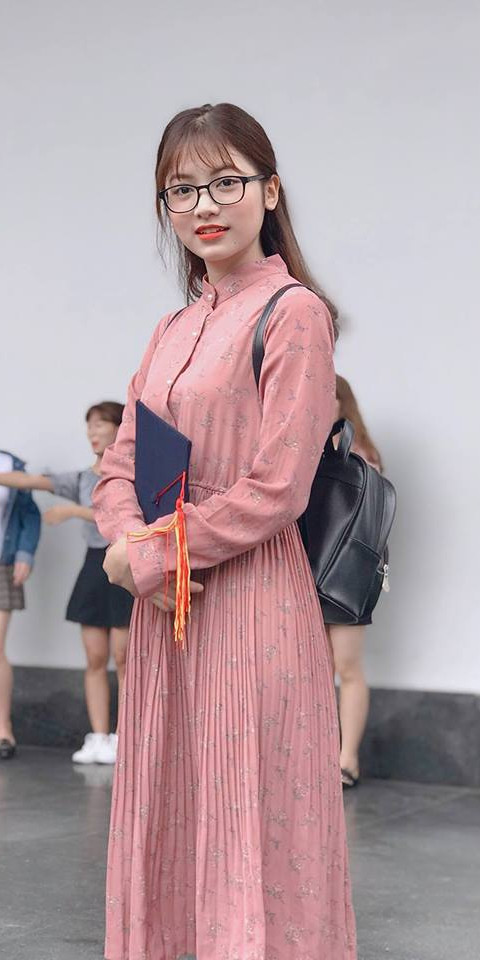
#> input picture phuong.jpg, 480 x 960 px
$ python sobel.py   (older library calls are emulated)
#> lines starting #> are read from the running program, lines starting #| are printed output that depends on the picture
import cv2
import numpy as np

img = cv2.imread("phuong.jpg")
#> img is the input picture: shape (960, 480, 3); mean B, G, R 161.5, 156.4, 176.8
img = np.float32(img) / 255.0

gx = cv2.Sobel(img, cv2.CV_32F, 1, 0, ksize=1)
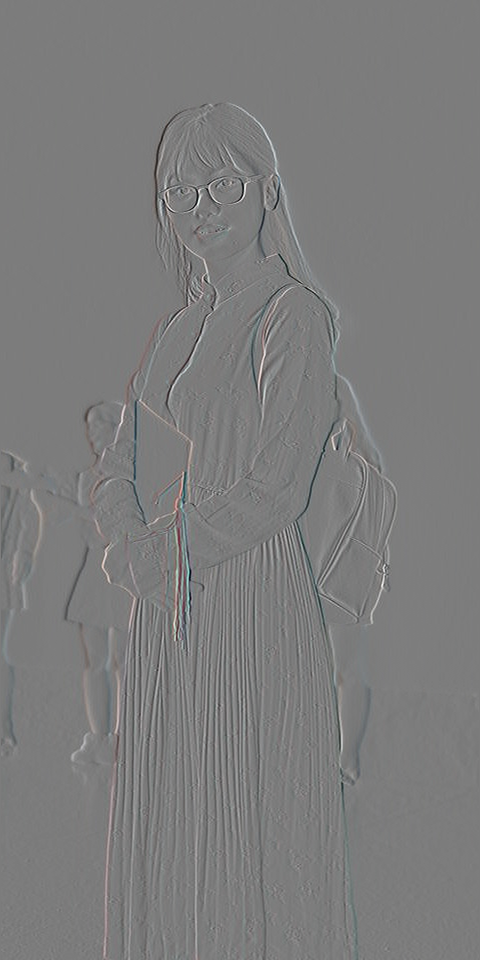
#> gx: shape (960, 480, 3) float32; mean B, G, R 0.000327, 0.000306, 0.000201; drawn with min black and max white
gy = cv2.Sobel(img, cv2.CV_32F, 0, 1, ksize=1)
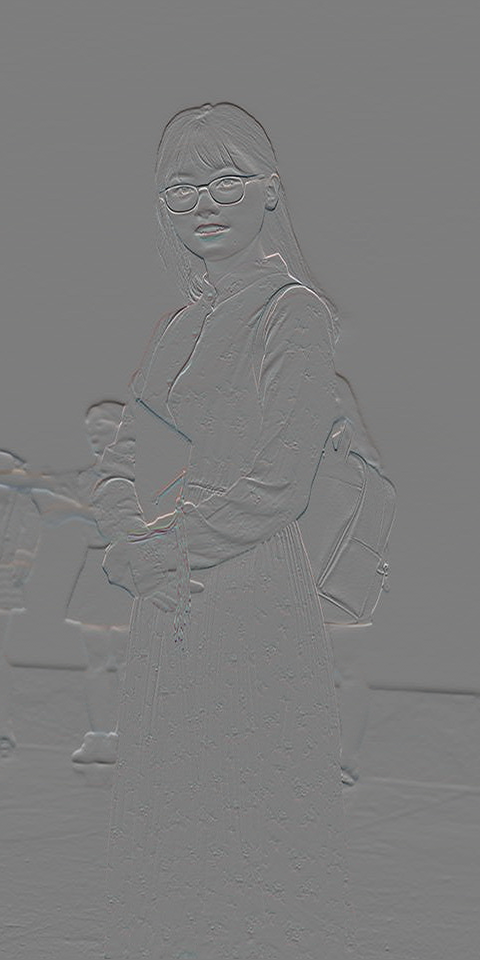
#> gy: shape (960, 480, 3) float32; mean B, G, R -0.000381, -0.000368, -0.000146; drawn with min black and max white

# cv2.imwrite("gx.jpg", gx * 255)
# cv2.imwrite("gy.jpg", gy * 255)

mag, angle = cv2.cartToPolar(gx, gy, angleInDegrees=True)
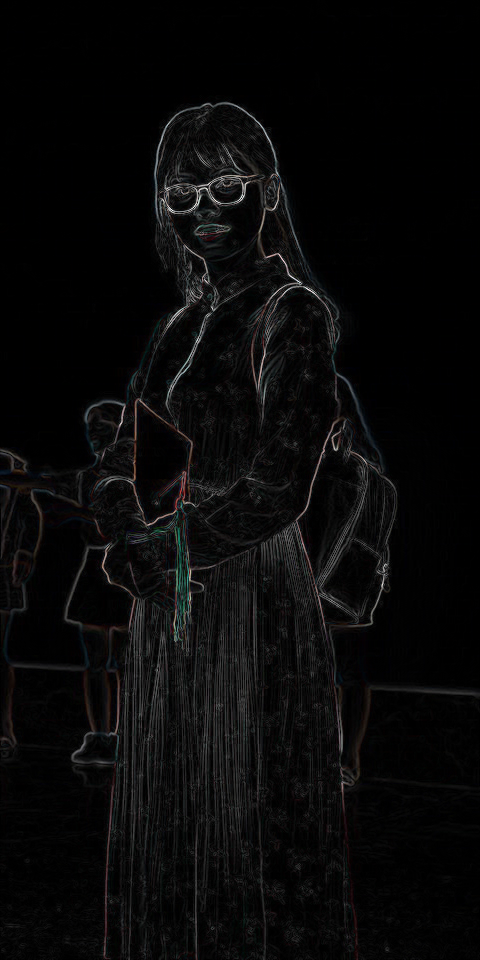
#> mag: shape (960, 480, 3) float32; mean B, G, R 0.0416, 0.0413, 0.0421; drawn with min black and max white
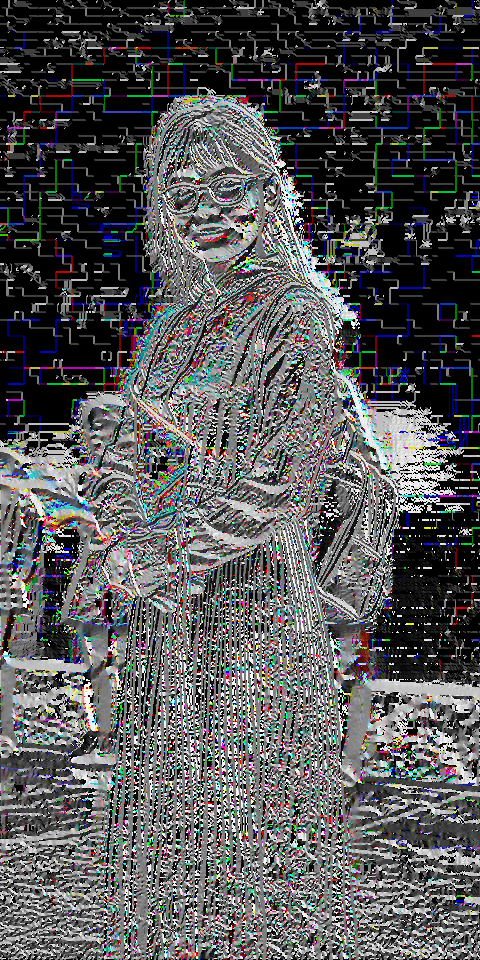
#> angle: shape (960, 480, 3) float32; mean B, G, R 123.1, 121.5, 121; drawn with min black and max white

cv2.imwrite("mag.jpg", mag * 255)

$ run again, with pedestrian.jpg copied over phuong.jpg
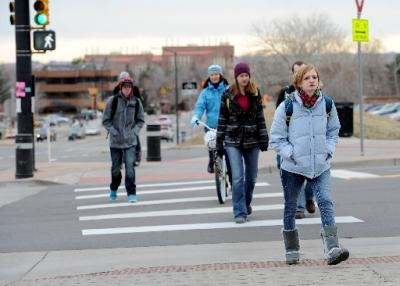
#> input picture pedestrian.jpg, 400 x 286 px
#> img is the input picture: shape (286, 400, 3); mean B, G, R 153.6, 151.8, 150.8
#> `mag, angle = cv2.cartToPolar(gx, gy, angleInDegrees=True)`:
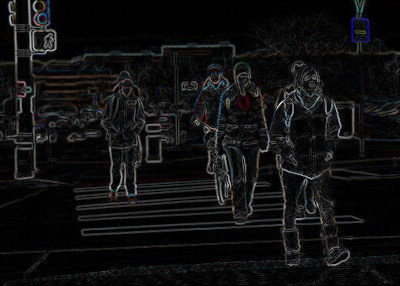
#> mag: shape (286, 400, 3) float32; mean B, G, R 0.082, 0.0804, 0.0809; drawn with min black and max white
#> `mag, angle = cv2.cartToPolar(gx, gy, angleInDegrees=True)`:
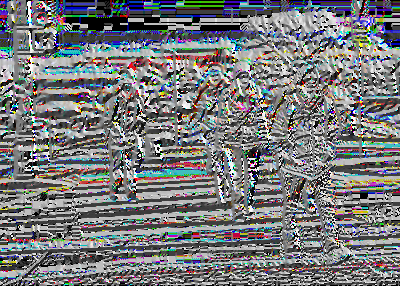
#> angle: shape (286, 400, 3) float32; mean B, G, R 174, 171, 169.1; drawn with min black and max white

$ run again, with pedestrian3.jpg copied over phuong.jpg
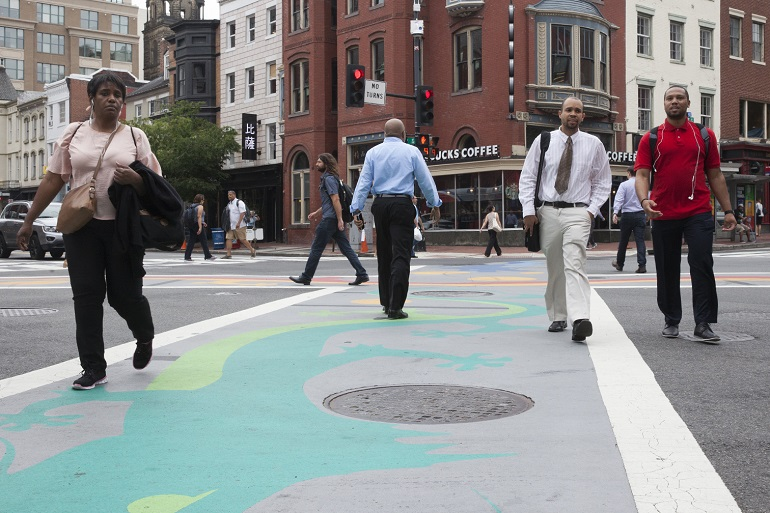
#> input picture pedestrian3.jpg, 770 x 513 px
#> img is the input picture: shape (513, 770, 3); mean B, G, R 135.6, 135.5, 135
#> `mag, angle = cv2.cartToPolar(gx, gy, angleInDegrees=True)`:
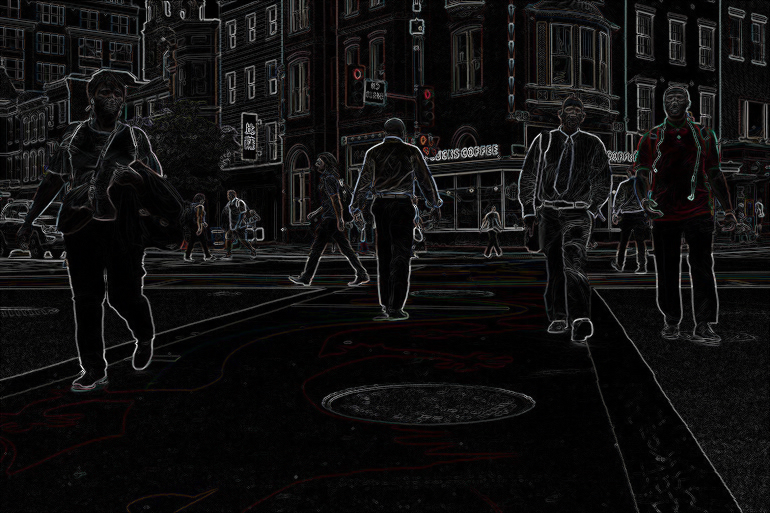
#> mag: shape (513, 770, 3) float32; mean B, G, R 0.0824, 0.0824, 0.0859; drawn with min black and max white
#> `mag, angle = cv2.cartToPolar(gx, gy, angleInDegrees=True)`:
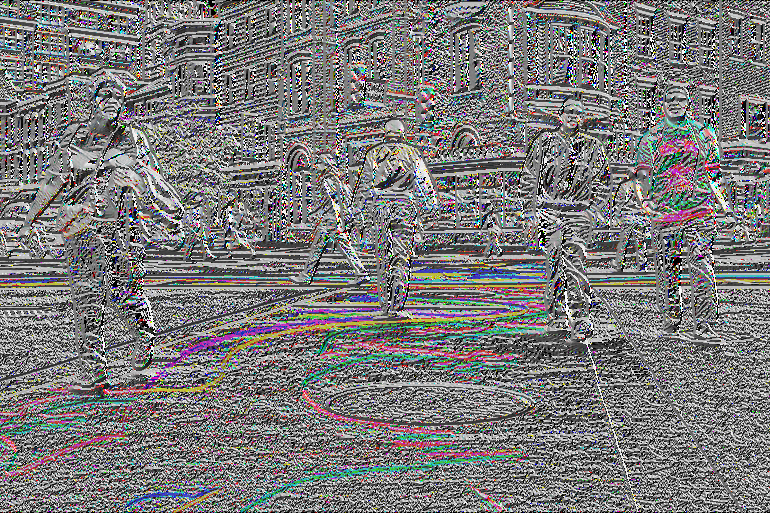
#> angle: shape (513, 770, 3) float32; mean B, G, R 171.8, 171.6, 173; drawn with min black and max white
